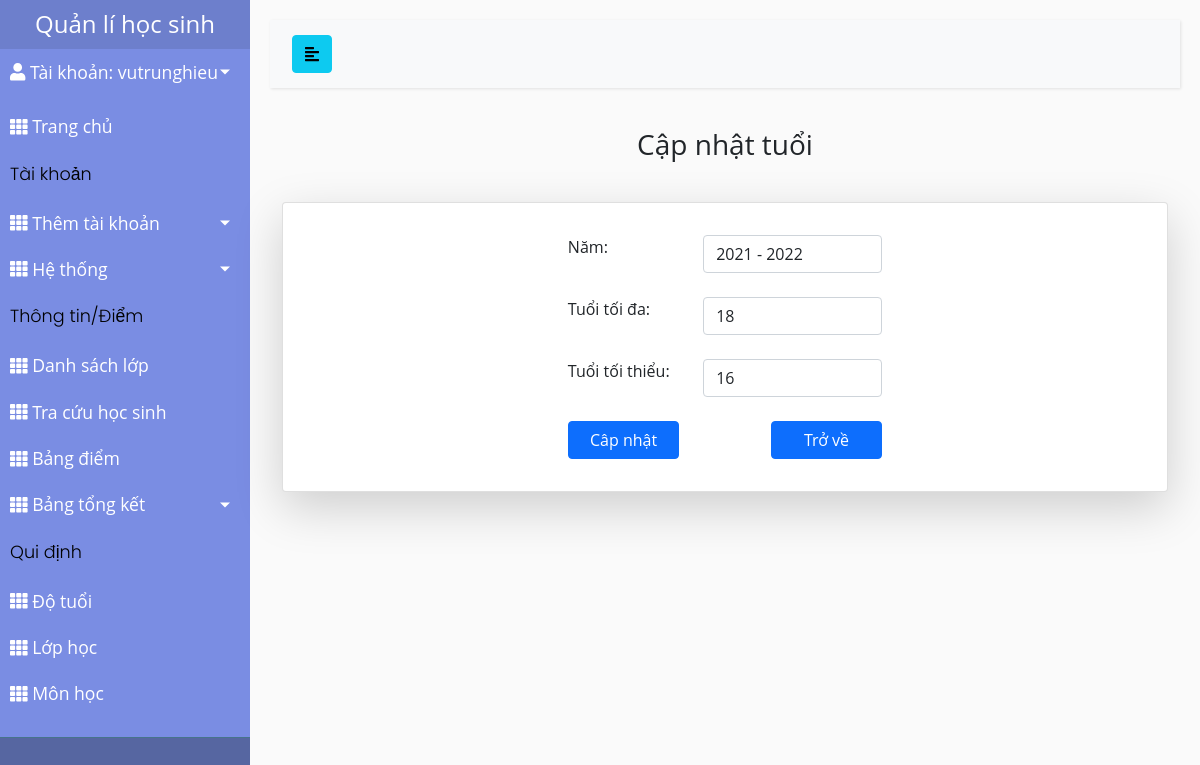
The app's page /quanlituoi/capnhat/1 (signed in) with its own data.
### studentMan/models.py (models this page shows, shortened)
class CustomUser(AbstractUser):
    USER_TYPE = (('1', "Admin"), ('2', "Teacher"), ('3', "Student"))
    SEX_CATELOGY = [("1", "Nam"), ("0", "Nữ")]
    now = datetime.now().strftime('%Y-%m-%d')
    username = models.CharField(max_length=200, unique=True)
    role = models.CharField(default='1', choices=USER_TYPE, max_length=1)
    is_active = models.BooleanField(default=True)
    is_staff = models.BooleanField(default=False)
    is_superuser = models.BooleanField(default=False)
    name = models.CharField(default='', max_length=200)
    dateOfBirth = models.DateTimeField(default=datetime.strptime(now,'%Y-%m-%d'))
    sex = models.CharField(default='1', choices=SEX_CATELOGY,max_length=1)
    phone = models.CharField(default='', max_length=20)
    email = models.EmailField(default='')
    address = models.TextField(default='')
    USERNAME_FIELD = "username"
    REQUIRED_FIELDS = []
    objects = CustomUserManager()
    def __str__(self):
        return self.username

class Age(models.Model):
    year = models.CharField(max_length=200, unique=True)
    max_age = models.IntegerField(null=False)
    min_age = models.IntegerField(null=False)

### studentMan/decorators.py (the view)
        def wrapper_func(request, *args, **kwargs):
            role = CustomUser.objects.get(username=request.user.username).role
            if role:
                role = CustomUser.USER_TYPE[int(role) - 1][1]
            if role in allowed_roles:
                return view_func(request, *args, **kwargs)
            else:
                return HttpResponse('You are not authorized to view this page')

### studentMan/forms.py
class ageForm(forms.ModelForm):
    class Meta:
        model = Age
        fields = '__all__'
    def __init__(self, *args, **kwargs):
        super(ageForm, self).__init__(*args, **kwargs)
        self.fields['year'].widget.attrs.update({'class': 'form-control'})
        self.fields['max_age'].widget.attrs.update({'class': 'form-control'})
        self.fields['min_age'].widget.attrs.update({'class': 'form-control'})

### studentMan/context_processors.py (called while the page is built)
def get_role(request):
    user = CustomUser.objects.filter(username=request.user.username)
    role = ""
    if len(user) != 0:
        role = CustomUser.USER_TYPE[int(user[0].role) - 1][1]
    return {'role': role}

### studentMan/templates/admin_template/capNhatTuoi.html (shortened to what this page needs)
{% extends 'studentMan/base.html' %}
{% load static %}
{% block content %}
    <h3 class="label">Cập nhật tuổi</h3>
    <div class="card card-body shadow-lg">
        <div class="jus_center row">
            <form role="form" method="POST" enctype="multipart/form-data" class="col-lg-6">
                <div class="card-body">
                    {% for field in form  %}
                        {% if field == form.year %}
                            <div class="form-group row jus_center">
                                <div class="col-lg-4">
                                    Năm:
                                </div>
                                <div class="col-lg-6">
                                {{form.year}}
                                </div>
                            </div>
                            <br>
                        {% elif field == form.min_age %}
                            <div class="form-group row jus_center">
                                <div class="col-lg-4">
                                    Tuổi tối thiểu:
                                </div>
                                <div class="col-lg-6">
                                {{form.min_age}}
                                </div>
                            </div>
                            <br>
                        {% elif field == form.max_age %}
                            <div class="form-group row jus_center">
                                <div class="col-lg-4">
                                    Tuổi tối đa:
                                </div>
                                <div class="col-lg-6">
                                {{form.max_age}}
                                </div>
                            </div>
                            <br>
                        {% else %}
                            <div class="disable">
                                {{field}}
                            </div>
                        {% endif %}
                    {% endfor %}
                    <div class="form-group row jus_space-around ">
                        <div class="col-lg-4">
                            <button type="submit" onclick="return confirm('Xác nhận cập nhật tuổi ?')" class="btn btn-primary btn-block" style="width: 100%;">
                                Câp nhật
                            </button>
                        </div>
                        <div class="col-lg-4">
                            <a href="{% url 'quanLiTuoi' %}" class="btn btn-primary" style="width: 100%;">Trở về</a>
                        </div>
                    </div>
                </div>
            </form>
        </div>
    </div>
{% endblock content %}

### studentMan/templates/studentMan/sidebar_template.html (shortened to what this page needs)
{% load static %}
<aside>
    <div class="sidebar-header" style="padding: 10px 20px">
        <a href="{% url 'admin_home' %}" class="brand-link">
            <h4 class="HEADER" style="margin: 0">Quản lí học sinh</h4>
        </a>
    </div>
    <link rel="stylesheet" href="{% static './css/roles.css' %}">
    <nav>
        <ul class="list-unstyled components">
            <li class="info">
                <a href="#profileMunu" data-toggle="collapse" aria-expanded="false" class="dropdown-toggle mb-2">
                    <i class="nav-icon fas fa-user"></i>
                    Tài khoản: {{user}}
                </a>
            </li>
            {% if role == 'Admin' %}
                <li>
                    {% url 'admin_home' as admin_home %}
                    <a href="{{ admin_home }}" class="{% if admin_home == request.path %} active {% endif %}">
                        <i class="nav-icon fas fa-th"></i>
                        <span>
                            Trang chủ
                        </span>
                    </a>
                </li>
                <div class="sidebar-content"><p>Tài khoản</p></div>
                <li>
                    <a href="#accountSubmenu" data-toggle="collapse" aria-expanded="false" class="dropdown-toggle">
                        <i class="nav-icon fas fa-th"></i>
                        <span>
                            Thêm tài khoản
                        </span>
                    </a>
                </li>
                <li>
                    <a href="#listAccountSubmenu" data-toggle="collapse" aria-expanded="false" class="dropdown-toggle">
                        <i class="nav-icon fas fa-th"></i>
                            <span>Hệ thống</span>
                    </a>
                </li>
            {% endif %}
            <div class="sidebar-content"><p>Thông tin/Điểm</p></div>
            {% if role == 'Admin' or role == 'Teacher' %}
                <li>
                    {% url 'dsLop' as dsLop %}
                    <a href="{{ dsLop }}" class="{% if dsLop == request.path %} active {% endif %}">
                        <i class="nav-icon fas fa-th"></i>
                        <span>Danh sách lớp</span>
                    </a>
                </li>
            {%endif%}
            {% if role == 'Admin' or role == 'Teacher' %}
                <li>
                    {% url 'chonNienKhoaTraCuu' as chonNienKhoaTraCuu %}
                    <a href="{{ chonNienKhoaTraCuu }}"
                        class="{% if chonNienKhoaTraCuu == request.path %} active {% endif %}">
                        <i class="nav-icon fas fa-th"></i>
                        <span>
                    Tra cứu học sinh
                </span>
                    </a>
                </li>
            {% endif %}
            {% if role == 'Admin' %}
                <li>
                    {% url 'bangDiem' as bangDiem %}
                    <a href="{{ bangDiem }}"
                        class="{% if bangDiem == request.path %} active {% endif %}">
                        <i class="nav-icon fas fa-th"></i>
                        <span>
                        Bảng điểm
                    </span>
                    </a>
                </li>
            {%endif%}
            {% if role == 'Admin' %}
            <li>
                <a href="#summarySubmenu" data-toggle="collapse" aria-expanded="false" class="dropdown-toggle">
                    <i class="nav-icon fas fa-th"></i>
                    <span>
                    Bảng tổng kết
                </span>
                </a>
            </li>
            {%endif%}
            {% if role == 'Admin' %}
                <div class="sidebar-content"><p>Qui định</p></div>
                <li class="nav-item">
                    {% url 'quanLiTuoi' as quan_li_do_tuoi %}
                    <a href="{{ quan_li_do_tuoi }}"
                        class="{% if quan_li_do_tuoi == request.path %} active {% endif %}">
                        <i class="nav-icon fas fa-th"></i>
                        <span>Độ tuổi</span>
                    </a>
                </li>
                <li class="nav-item">
                    {% url 'quanLiLop' as quan_li_lop_hoc %}
                    <a href="{{ quan_li_lop_hoc }}"
                        class="{% if quan_li_lop_hoc == request.path %} active {% endif %}">
                        <i class="nav-icon fas fa-th"></i>
                        <span>Lớp học</span>
                    </a>
                </li>
                <li class="nav-item">
                    {% url 'quanLiMon' as quan_li_mon_hoc %}
                    <a href="{{ quan_li_mon_hoc }}"
                        class="{% if quan_li_mon_hoc == request.path %} active {% endif %}">
                        <i class="nav-icon fas fa-th"></i>
                        <span>Môn học</span>
                    </a>
                </li>
            {% endif %}
        </ul>
    </nav>
</aside>

### static/css/styles.css (style rules this page uses)
.jus_center { justify-content: center; }
.jus_space-around { justify-content: space-around; }
body { font-family: "Open Sans", sans-serif; background: #fafafa; position: relative }
p { font-family: 'Poppins', sans-serif; font-size: 1.1em; font-weight: 300; line-height: 1.7em; color: #999; }
a, a:hover, a:focus { color: inherit; text-decoration: none; transition: all 0.3s; }
#sidebar .sidebar-header { padding: 20px; background: #6d7fcc; }
#sidebar .sidebar-content { color: #000; }
#sidebar ul.components { padding: 20px 0; border-bottom: 1px solid #47748b; }
#sidebar ul p { color: #000; padding: 10px; margin-bottom: 0; }
#sidebar ul li a { padding: 10px; font-size: 1.1em; display: block; }
a[data-toggle="collapse"] { position: relative; }
.dropdown-toggle::after { display: block; position: absolute; top: 50%; right: 20px; transform: translateY(-50%); }
#content .label { text-align: center; margin-bottom: 40px; }

### static/css/roles.css (style rules this page uses)
.HEADER { text-align: center; }
.list-unstyled.components { padding-top: 0 !important; background-color: #7A8DE3FF; }

### records on screen
CustomUser: username "vutrunghieu"
Age: year "2021 - 2022", max_age "18", min_age "16"
